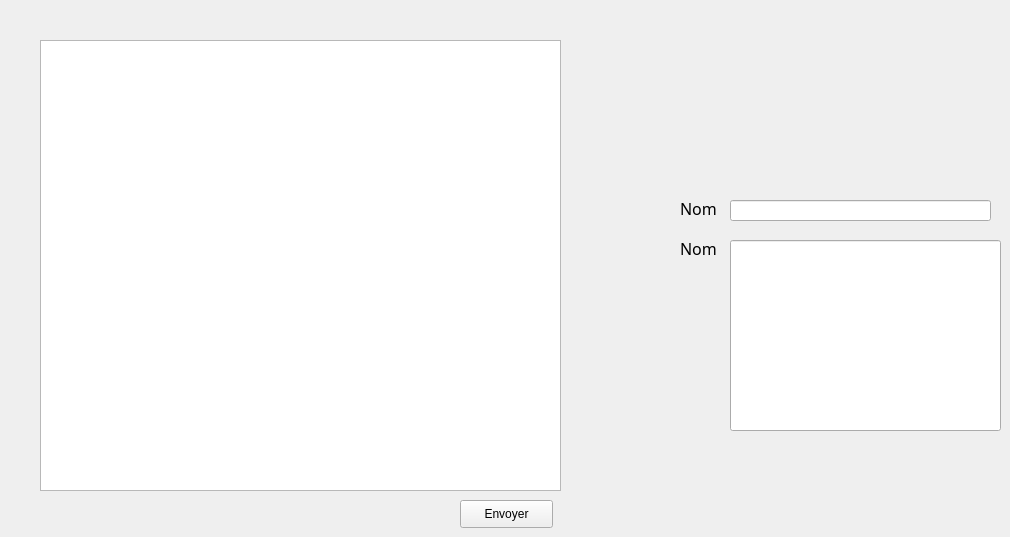
          <widget class="QWidget" name="tab_10">
           <attribute name="title">
            <string>Chat</string>
           </attribute>
           <widget class="QTableView" name="tab_message">
            <property name="geometry">
             <rect>
              <x>40</x>
              <y>40</y>
              <width>521</width>
              <height>451</height>
             </rect>
            </property>
           </widget>
           <widget class="QLineEdit" name="le_id_chat">
            <property name="geometry">
             <rect>
              <x>730</x>
              <y>200</y>
              <width>261</width>
              <height>21</height>
             </rect>
            </property>
           </widget>
           <widget class="QLineEdit" name="le_message">
            <property name="geometry">
             <rect>
              <x>730</x>
              <y>240</y>
              <width>271</width>
              <height>191</height>
             </rect>
            </property>
           </widget>
           <widget class="QPushButton" name="pb_envoyer">
            <property name="geometry">
             <rect>
              <x>460</x>
              <y>500</y>
              <width>93</width>
              <height>28</height>
             </rect>
            </property>
            <property name="styleSheet">
             <string notr="true"/>
            </property>
            <property name="text">
             <string>Envoyer</string>
            </property>
            <property name="icon">
             <iconset resource="img.qrc">
              <normaloff>:/affecter.png</normaloff>:/affecter.png</iconset>
            </property>
           </widget>
           <widget class="QLabel" name="label_31">
            <property name="geometry">
             <rect>
              <x>680</x>
              <y>200</y>
              <width>56</width>
              <height>16</height>
             </rect>
            </property>
            <property name="font">
             <font>
              <family>Sitka Display</family>
              <pointsize>12</pointsize>
              <weight>50</weight>
              <bold>false</bold>
             </font>
            </property>
            <property name="text">
             <string>Nom</string>
            </property>
           </widget>
           <widget class="QLabel" name="label_32">
            <property name="geometry">
             <rect>
              <x>680</x>
              <y>240</y>
              <width>56</width>
              <height>16</height>
             </rect>
            </property>
            <property name="font">
             <font>
              <family>Sitka Display</family>
              <pointsize>12</pointsize>
              <weight>50</weight>
              <bold>false</bold>
             </font>
            </property>
            <property name="text">
             <string>Nom</string>
            </property>
           </widget>
          </widget>
